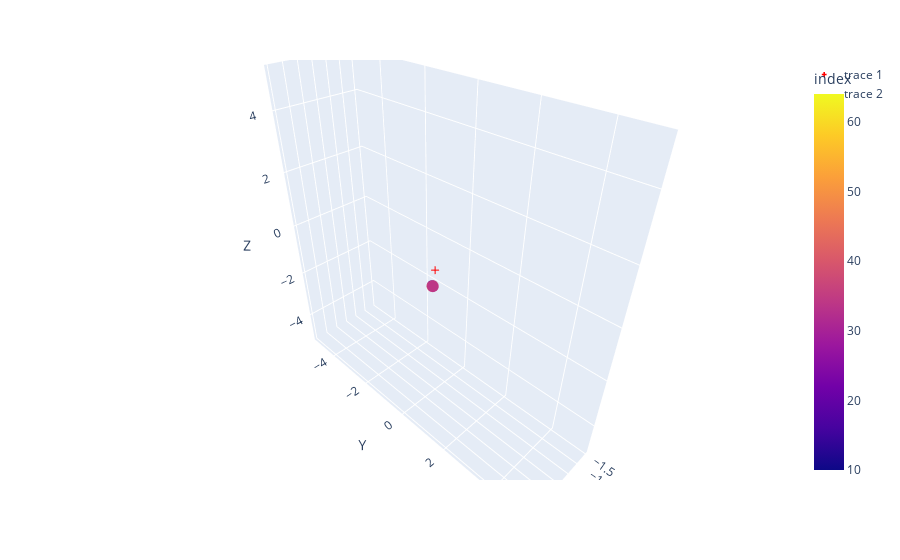

Here is the notebook cell this chart was saved with:
### Code cell
fig = px.scatter_3d(df_cent, x='X', y='Y', z='Z', color='index')
fig.add_trace(go.Scatter3d(x=[0], y=[0], z=[0], mode='markers', marker=dict(color='Red', size=10, symbol='cross')))
# xmi = -1.; xma = 1.; ymi = -1.; yma = 1.; zmi = -1.; zma = 1.
xmi = -1.5; xma = 1.5; ymi = -5.; yma = 5.; zmi = -5.; zma = 5.
fig.add_trace(go.Scatter3d(x=[xmi, xmi, xmi, xmi, xma, xma, xma, xma], y=[ymi, ymi, yma, yma, ymi, ymi, yma, yma], z=[zmi, zma, zmi, zma, zmi, zma, zmi, zma], mode='markers', opacity=0.))
fig.update_traces(marker=dict(size=4))
fig.update_layout(scene=dict(aspectmode='data'))

### Figure 1 — Plotly figure (JSON) as saved in the notebook; plotly's stock layout.template omitted (floating-point values rounded to 4 significant figures)
{"data": [{"hovertemplate": "X=%{x}<br>Y=%{y}<br>Z=%{z}<br>index=%{marker.color}<extra></extra>", "legendgroup": "", "marker": {"color": [10, 11, 12, 13, 14, 15, 16, 17, 18, 19, 20, 21, 22, 23, 24, 25, 26, 27, 28, 29, 31, 32, 33, 34, 36, 37, 38, 39, 40, 41, 42, 43, 44, 45, 46, 47, 48, 49, 50, 51, 52, 53, 54, 55, 56, 57, 59, 60, 61, 62, 63, 64], "coloraxis": "coloraxis", "size": 4, "symbol": "circle"}, "mode": "markers", "name": "", "scene": "scene", "showlegend": false, "type": "scatter3d", "x": [0.1527, 0.1511, 0.1453, 0.1575, 0.1567, 0.1511, 0.1505, 0.1558, 0.1549, 0.1492, 0.1484, 0.154, 0.153, 0.1473, 0.1463, 0.1394, 0.1521, 0.1451, 0.1476, 0.1544, 0.1494, 0.1512, 0.1511, 0.1528, 0.1554, 0.1585, 0.1489, 0.1573, 0.159, 0.1565, 0.1585, 0.1587, 0.1485, 0.1555, 0.1458, 0.1567, 0.1509, 0.1508, 0.1513, 0.1531, 0.1456, 0.1456, 0.1529, 0.1458, 0.1458, 0.1483, 0.1523, 0.1514, 0.1525, 0.1524, 0.1523, 0.1523], "y": [0.03722, 0.02486, 0.02721, 0.03407, 0.03263, 0.03467, 0.02701, 0.03125, 0.02996, 0.0321, 0.0245, 0.02868, 0.02738, 0.02962, 0.02207, 0.03035, 0.02611, 0.02091, 0.04103, 0.0323, 0.04379, 0.04673, 0.04594, 0.04971, 0.03766, 0.03558, 0.05107, 0.03591, 0.03612, 0.04179, 0.03574, 0.03491, 0.04533, 0.03616, 0.0479, 0.0354, 0.03854, 0.04368, 0.04336, 0.03563, 0.03781, 0.03776, 0.03741, 0.03648, 0.03646, 0.03251, 0.03212, 0.03333, 0.02973, 0.02981, 0.03011, 0.03001], "z": [-0.5103, -0.5103, -0.5102, -0.5103, -0.5104, -0.5102, -0.5094, -0.5103, -0.5103, -0.5102, -0.5094, -0.5103, -0.5103, -0.5102, -0.5094, -0.5093, -0.5103, -0.5094, -0.5091, -0.5095, -0.5091, -0.5091, -0.5094, -0.5092, -0.5101, -0.5106, -0.5102, -0.5106, -0.5104, -0.5105, -0.5104, -0.5104, -0.5101, -0.5101, -0.5099, -0.5103, -0.5101, -0.51, -0.5102, -0.5103, -0.5094, -0.5094, -0.5103, -0.5092, -0.5092, -0.5094, -0.5094, -0.5093, -0.5095, -0.5095, -0.5095, -0.5094]}, {"marker": {"color": "Red", "size": 4, "symbol": "cross"}, "mode": "markers", "type": "scatter3d", "x": [0], "y": [0], "z": [0]}, {"marker": {"size": 4}, "mode": "markers", "opacity": 0, "type": "scatter3d", "x": [-1.5, -1.5, -1.5, -1.5, 1.5, 1.5, 1.5, 1.5], "y": [-5, -5, 5, 5, -5, -5, 5, 5], "z": [-5, 5, -5, 5, -5, 5, -5, 5]}], "layout": {"coloraxis": {"colorbar": {"title": {"text": "index"}}, "colorscale": [[0, "#0d0887"], [0.1111, "#46039f"], [0.2222, "#7201a8"], [0.3333, "#9c179e"], [0.4444, "#bd3786"], [0.5556, "#d8576b"], [0.6667, "#ed7953"], [0.7778, "#fb9f3a"], [0.8889, "#fdca26"], [1, "#f0f921"]]}, "legend": {"tracegroupgap": 0}, "margin": {"t": 60}, "scene": {"aspectmode": "data", "domain": {"x": [0, 1], "y": [0, 1]}, "xaxis": {"title": {"text": "X"}}, "yaxis": {"title": {"text": "Y"}}, "zaxis": {"title": {"text": "Z"}}}}}
